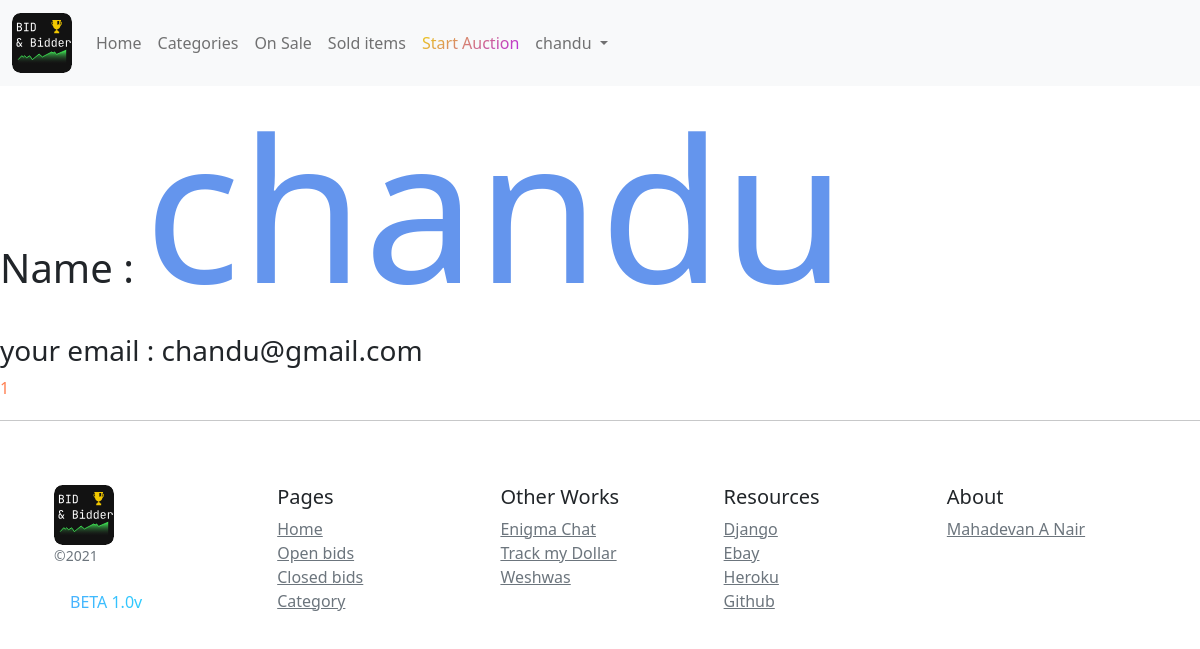
Screenshot of /mydetailpage (signed in) with the database file from the repository.
### auctions/models.py (models this page shows)
class User(AbstractUser):
    def __str__(self):
        return f"{self.username}"

### auctions/views.py (the view)
# urls.py: path("mydetailpage", views.mydetailpage, name="mydetailpage"),
@login_required(login_url='/login')
def mydetailpage(request):
    try:
        obj_count = AuctionList.objects.filter(watchers = request.user).count()
    except:
        obj_count = ""
    return render(request, "auctions/mydetailpage.html", {
        "watcher_count" : obj_count
    })

### auctions/templates/auctions/mydetailpage.html
{% extends "auctions/layout.html" %}
{% block body %}
    <h1>Name : <span  style="font-size: 200px;color: cornflowerblue;">{{request.user.username}}</span></h1>
    <h3>your email : {{request.user.email}}</h3>
    <p style="color: coral;">{{request.user.id}}</p>
{% endblock %}

### auctions/templates/auctions/layout.html (shortened to what this page needs)
{% load static %}
<!DOCTYPE html>
<html lang="eng">
	<head>
	    <link href="https://cdn.jsdelivr.net/npm/bootstrap@5.0.1/dist/css/bootstrap.min.css" rel="stylesheet">
  </head>
  <body>
	<nav class="navbar navbar-expand-lg navbar-light bg-light">
	  <div class="container-fluid">
	    <a class="navbar-brand" href="{% url 'index'%}">
    </a>
	    <div class="collapse navbar-collapse" id="navbarSupportedContent">
	      <ul class="navbar-nav me-auto mb-2 mb-lg-0">
	        <li class="nav-item">
	          <a class="nav-link" aria-current="page" href="{% url 'index' %}">Home</a>
	        </li>
	        <li class="nav-item">
	          <a class="nav-link" href="{% url 'categorylistpage' %}">Categories</a>
	        </li>
	        <li class="nav-item">
	          <a class="nav-link" href="{% url 'activelisting' %}">On Sale</a>
	        </li>
	        <li class="nav-item">
	          <a class="nav-link" href="{% url 'closedlisting' %}">Sold items</a>
	        </li>
          <li class="nav-item">
	          <a class="nav-link" style='background:linear-gradient( 135deg, #EECE13 10%, #B210FF 100%);;-webkit-background-clip: text;
            -webkit-text-fill-color: transparent;'  href="{% url 'createlisting' %}">Start Auction</a>
	        </li>
	        {% if user.is_authenticated %}
	        <li class="nav-item dropdown">
	          <a class="nav-link dropdown-toggle" href="{% url 'mydetailpage' %}" id="navbarDropdown" role="button" data-bs-toggle="dropdown" aria-expanded="false">
	            {{ user.username }}
	          </a>
	        </li>
	        {% endif %}
	      </ul>
	    </div>
	  </div>
	</nav>
    {% block body %}
    {% endblock %}
<hr size="3px" style="margin-top: 20px;">
<div class="container">
    <footer class="container py-5">
      <div class="row">
        <div class="col-12 col-md">
          <small class="d-block mb-3 text-muted">©2021</small>
          <p class="nav-link active mb-3" aria-current="page" style='background-image: linear-gradient(to right, #4facfe 0%, #00f2fe 100%);;-webkit-background-clip: text;
          -webkit-text-fill-color: transparent;' href="#">BETA 1.0v</p>
        </div>
        <div class="col-6 col-md">
          <h5>Pages</h5>
          <ul class="list-unstyled text-small">
            <li><a class="text-muted" href="{% url 'index' %}">Home</a></li>
            <li><a class="text-muted" href="{% url 'activelisting' %}">Open bids</a></li>
            <li><a class="text-muted" href="{% url 'closedlisting' %}">Closed bids</a></li>
            <li><a class="text-muted" href="{% url 'categorylistpage' %}">Category</a></li>
          </ul>
        </div>
        <div class="col-6 col-md">
          <h5>Other Works</h5>
          <ul class="list-unstyled text-small">
            <li><a class="text-muted" href="https://ecodersenigmaapp.herokuapp.com/">Enigma Chat</a></li>
            <li><a class="text-muted" href="https://trackmydollar.herokuapp.com/login">Track my Dollar</a></li>
            <li><a class="text-muted" href="http://www.weshwas.tk/">Weshwas</a></li>
          </ul>
        </div>
        <div class="col-6 col-md">
          <h5>Resources</h5>
          <ul class="list-unstyled text-small">
            <li><a class="text-muted" href="https://www.djangoproject.com/">Django</a></li>
            <li><a class="text-muted" href="https://www.ebay.com/">Ebay</a></li>
            <li><a class="text-muted" href="https://www.heroku.com">Heroku</a></li>
            <li><a class="text-muted" href="https://github.com/mahadevananair1">Github</a></li>
          </ul>
        </div>
        <div class="col-6 col-md">
          <h5>About</h5>
          <ul class="list-unstyled text-small">
            <li><a class="text-muted" href="https://github.com/mahadevananair1">Mahadevan A Nair</a></li>
          </ul>
        </div>
      </div>
    </footer>
</div>
  </body>
</html>

### rows the page displays
User: username "chandu", user.username "chandu", user.email "chandu@gmail.com", user.id "1"
